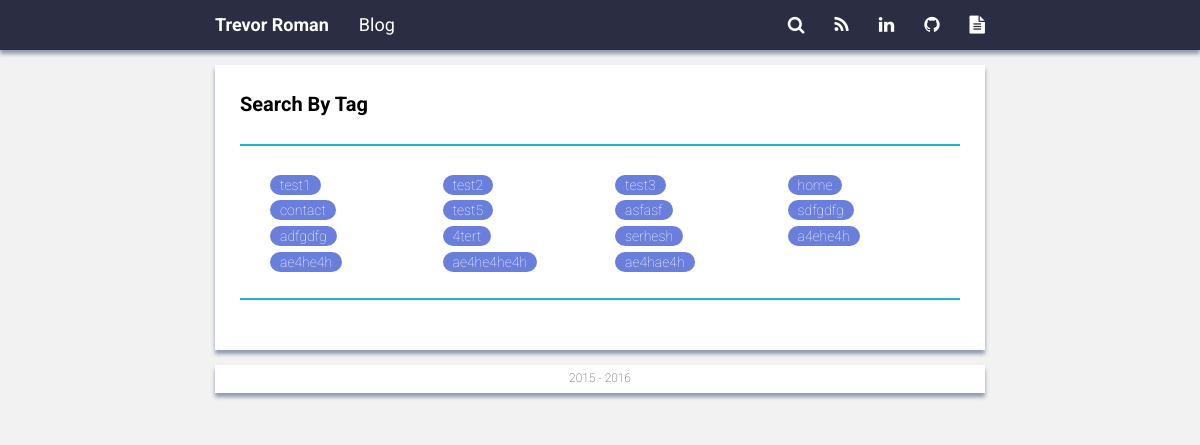
The app's page /tags with its own data.
### app/models.py (models this page shows, shortened)
class Tag(db.Model):
    __tablename__ = 'tag'
    id = db.Column(db.Integer, primary_key=True)
    name = db.Column(db.String(64), index=True, unique=True)
    posts = relationship("Post", secondary=post_tag_table, back_populates="tags")

### app/views/main.py (the view)
@app.route('/tags')
@app.route('/tags/<tag_name>')
@app.route('/tags/<tag_name>/<int:page_index>')
def tags(page_index=1, tag_name=None, post_id=None):
    log.info("Received request for /tags")
    posts = None
    if post_id is None and tag_name is None:
        all_tags = query_for_tags()
        if all_tags is None:
            return abort(404)
        else:
            log.info("Rendering /tags")
            return render_template('tags.html', tags=all_tags, year=year)
    elif post_id is not None and tag_name is None:
        posts = query_by_id(post_id, page_index)
    elif post_id is None and tag_name is not None:
        posts = query_by_tag(tag_name, page_index)
    else:
        return abort(404)
    if posts is None:
        return abort(404)
    else:
        log.info("Rendering /tags")
        return render_template('post.html', page='blog', posts=posts, year=year)

### app/views/main.py (called while the page is built)
def query_for_tags():
    log.info("Querying for all tags")
    results = models.Tag.query.all()
    if query_successful(results):
        log.info("Query successful, returning %d results" % len(results))
        return results
    else:
        log.error("Query failed, returning None")
        return None

def query_successful(results=None):
    if results is None:
        log.error("Database query failed critically")
        return False
    elif len(results) == 0:
        log.error("No results were returned")
        return False
    return True

### app/templates/tags.html
{% extends "base.html" %}
{% block content %}
    <div class="tags">
        <div class="tags-title">
            <p>Search By Tag</p>
        </div>
        <div class="tags-list">
            <div class="container-fluid">
                {% for tag in tags %}
                    <div class="col-xs-6 col-sm-3">
                        <a class="tag" href="{{ url_for('tags', tag_name=tag.name) }}">{{ tag.name }}</a>
                    </div>
                {% endfor %}
            </div>
        </div>
    </div>
{% endblock %}

### app/static/css/style.css (style rules this page uses)
body { --color-primary-1: #f2f2f2; --color-primary-2: #FFFFFF; --color-secondary-1: #2B2D42; --color-shadow: #8D99AE; --color-text-1: #000000; --color-text-2: #FFFFFF; --color-links: #6A7FDB; --color-separator: #16BAC5; --font-xlarge: 20px; --font-large: 18px; --font-normal: 16px; --font-small: 14px; --font-xsmall: 12px; background-color: var(--color-primary-1); font-family: 'Roboto'; font-size: var(--font-normal); }
.post, .tags { padding: 25px; margin-bottom: 15px; background-color: var(--color-primary-2); box-shadow: 0px 4px 4px var(--color-shadow); }
.post-title, .tags-title { margin-bottom: 25px; font-weight: bold; font-size: var(--font-xlarge); }
.post-title a, .tags-title p { color: var(--color-text-1); text-decoration: none; }
.post-abstract, .tags-list { color: var(--color-text-1); font-weight: lighter; font-size: var(--font-large); padding-top: 25px; padding-bottom: 25px; border-top: solid var(--color-separator) 2px; border-bottom: solid var(--color-separator) 2px; }
.tags-list { margin-bottom: 25px; }
.tag { color: var(--color-text-2); background-color: var(--color-links); font-size: var(--font-small); font-weight: lighter; border-radius: 10px; padding: 2px 10px; white-space: nowrap; overflow: hidden; text-overflow: ellipsis; }

### records on screen
Tag: name "test1"
Tag: name "test2"
Tag: name "test3"
Tag: name "home"
Tag: name "contact"
Tag: name "test5"
Tag: name "asfasf"
Tag: name "sdfgdfg"
Tag: name "adfgdfg"
Tag: name "4tert"
Tag: name "serhesh"
Tag: name "a4ehe4h"
Tag: name "ae4he4h"
Tag: name "ae4he4he4h"
Tag: name "ae4hae4h"

### other values on screen
{{ year }} "2016"
